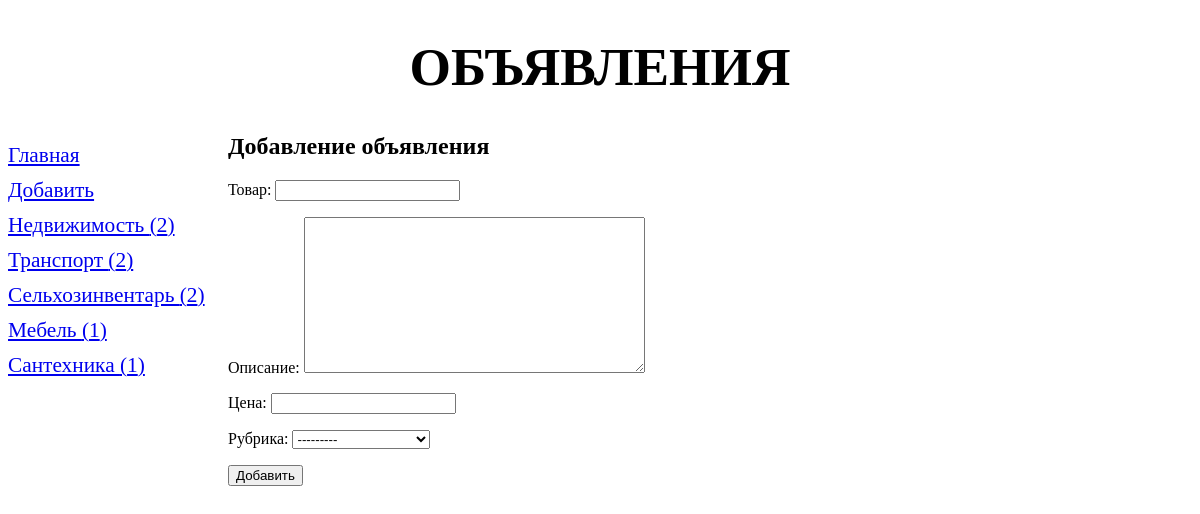
Screenshot of /add/ with the database file from the repository.
### bboard/models.py (models this page shows)
class Rubric(models.Model):
    name = models.CharField(
        max_length=20,
        db_index=True,
        verbose_name='Название',
    )
    def __str__(self):
        return self.name
    class Meta:
        verbose_name = 'Рубрика'
        verbose_name_plural = 'Рубрики'
        ordering = ('name',)

### bboard/views.py (the view)
# urls.py: path('add/', BbCreateView.as_view(), name='add'),
class BbCreateView(CreateView):
    template_name = 'create.html'
    form_class = BbForm
    success_url = reverse_lazy('index')
    def get_context_data(self, **kwargs):
        context = super().get_context_data(**kwargs)
        context['rubrics'] = Rubric.objects.annotate(cnt=Count('bb')).filter(cnt__gt=0)
        return context

### bboard/forms.py
class BbForm(ModelForm):
    class Meta:
        model = Bb
        fields = ('title', 'content', 'price', 'rubric')

### templates/create.html (shortened to what this page needs)
{% extends "layout/basic.html" %}
{% block content %}
    <h2>Добавление объявления</h2>
    <form method="post">
        {{ form.as_p }}
        <button type="submit">Добавить</button>
    </form>
{% endblock %}

### templates/layout/basic.html (shortened to what this page needs)
{% load static %}
<!DOCTYPE html>
<html lang="ru">
<head>
    <link rel="stylesheet" href="{% static 'style.css' %}">
</head>
<body>
    <header>
        <h1>Объявления</h1>
    </header>
    <nav>
        <a href="{% url 'index' %}">Главная</a>
        <a href="{% url 'add' %}">Добавить</a>
        {% for rubric in rubrics %}
            <a href="{% url 'by_rubric' rubric.pk %}">{{ rubric.name }} ({{ rubric.cnt }})</a>
        {% endfor %}
    </nav>
    <section>
        {% block content %}
        {% endblock %}
    </section>
</body>
</html>

### static/style.css (style rules this page uses)
header h1 { font-size: 40pt; text-transform: uppercase; text-align: center; background: url("bg.jpg") left / auto 100% no-repeat; }
nav { font-size: 16pt; width: 200px; float: left; }
nav a { display: block; margin: 10px 0; }
section { margin-left: 220px; }

### rows the page displays
Rubric: name "Недвижимость", cnt "2"
Rubric: name "Транспорт", cnt "2"
Rubric: name "Сельхозинвентарь", cnt "2"
Rubric: name "Мебель", cnt "1"
Rubric: name "Сантехника", cnt "1"
